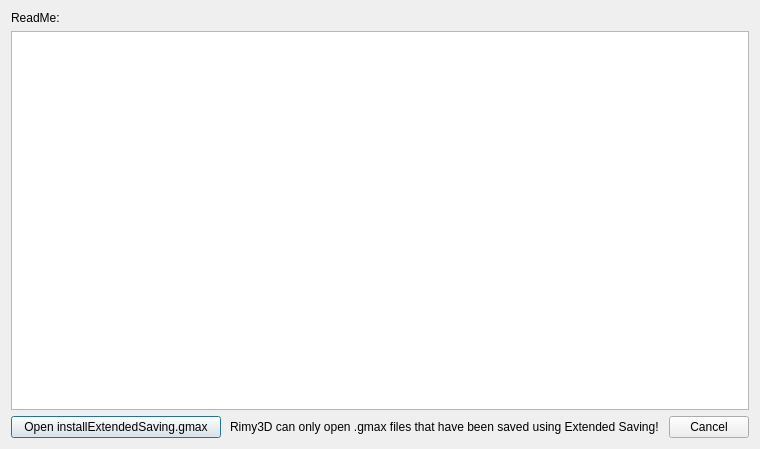
<?xml version="1.0" encoding="UTF-8"?>
<ui version="4.0">
 <class>ExtendedSavingDialog</class>
 <widget class="QDialog" name="ExtendedSavingDialog">
  <property name="geometry">
   <rect>
    <x>0</x>
    <y>0</y>
    <width>760</width>
    <height>449</height>
   </rect>
  </property>
  <property name="minimumSize">
   <size>
    <width>760</width>
    <height>0</height>
   </size>
  </property>
  <property name="maximumSize">
   <size>
    <width>760</width>
    <height>16777215</height>
   </size>
  </property>
  <property name="font">
   <font>
    <weight>50</weight>
    <bold>false</bold>
   </font>
  </property>
  <property name="windowTitle">
   <string>Extended Saving</string>
  </property>
  <layout class="QVBoxLayout" name="verticalLayout">
   <item>
    <widget class="QLabel" name="label">
     <property name="text">
      <string>ReadMe:</string>
     </property>
    </widget>
   </item>
   <item>
    <widget class="QPlainTextEdit" name="plainTextEdit">
     <property name="font">
      <font>
       <family>Fixedsys</family>
       <pointsize>9</pointsize>
      </font>
     </property>
     <property name="readOnly">
      <bool>true</bool>
     </property>
    </widget>
   </item>
   <item>
    <layout class="QHBoxLayout" name="horizontalLayout">
     <item>
      <widget class="QPushButton" name="pushButton">
       <property name="minimumSize">
        <size>
         <width>210</width>
         <height>0</height>
        </size>
       </property>
       <property name="text">
        <string>Open installExtendedSaving.gmax</string>
       </property>
       <property name="flat">
        <bool>false</bool>
       </property>
      </widget>
     </item>
     <item>
      <spacer name="horizontalSpacer_2">
       <property name="orientation">
        <enum>Qt::Horizontal</enum>
       </property>
       <property name="sizeHint" stdset="0">
        <size>
         <width>40</width>
         <height>20</height>
        </size>
       </property>
      </spacer>
     </item>
     <item>
      <widget class="QLabel" name="label_2">
       <property name="font">
        <font>
         <weight>50</weight>
         <italic>false</italic>
         <bold>false</bold>
        </font>
       </property>
       <property name="text">
        <string>Rimy3D can only open .gmax files that have been saved using Extended Saving!</string>
       </property>
      </widget>
     </item>
     <item>
      <spacer name="horizontalSpacer">
       <property name="orientation">
        <enum>Qt::Horizontal</enum>
       </property>
       <property name="sizeHint" stdset="0">
        <size>
         <width>40</width>
         <height>20</height>
        </size>
       </property>
      </spacer>
     </item>
     <item>
      <widget class="QPushButton" name="pushButton_2">
       <property name="minimumSize">
        <size>
         <width>80</width>
         <height>0</height>
        </size>
       </property>
       <property name="text">
        <string>Cancel</string>
       </property>
      </widget>
     </item>
    </layout>
   </item>
  </layout>
 </widget>
 <resources/>
 <connections/>
</ui>
